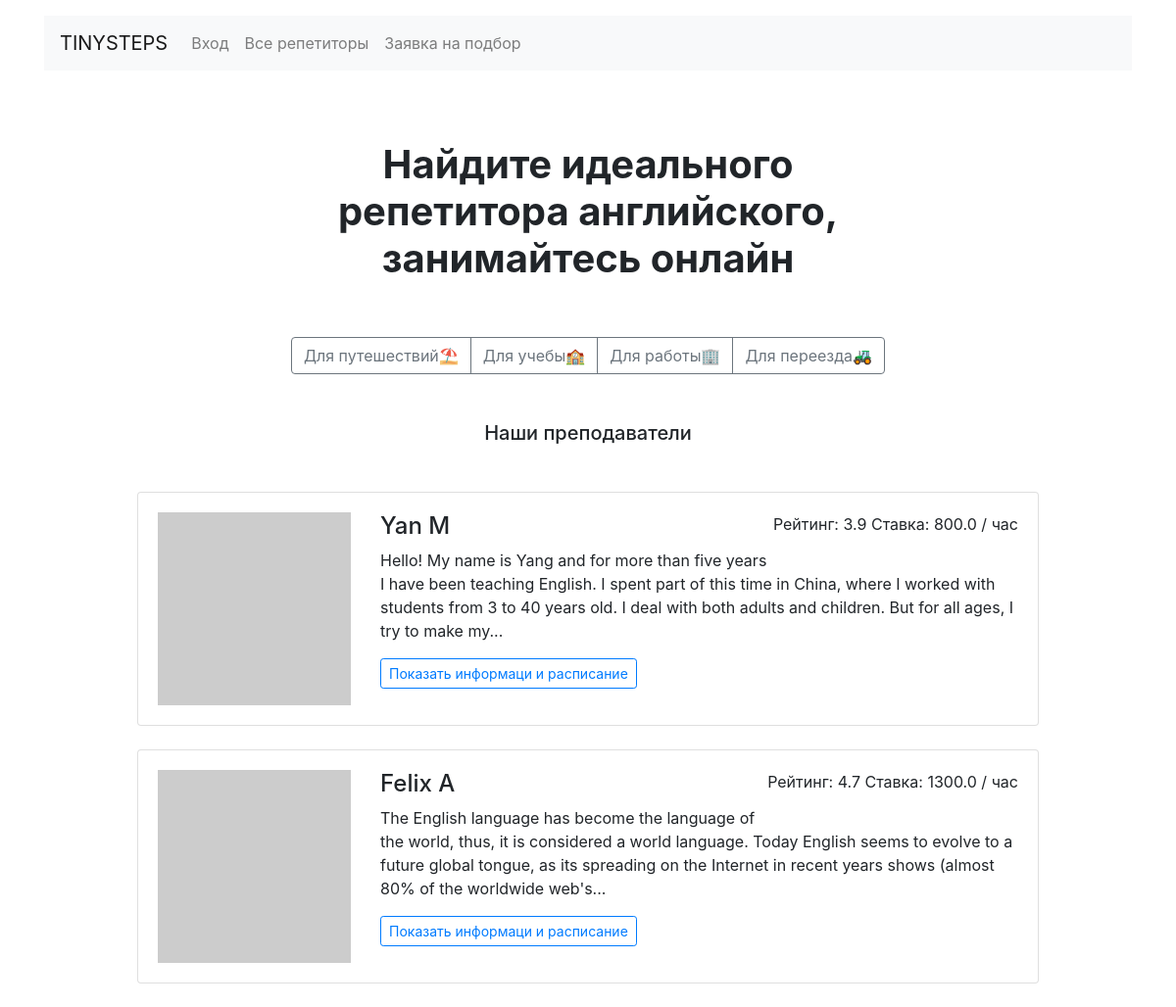
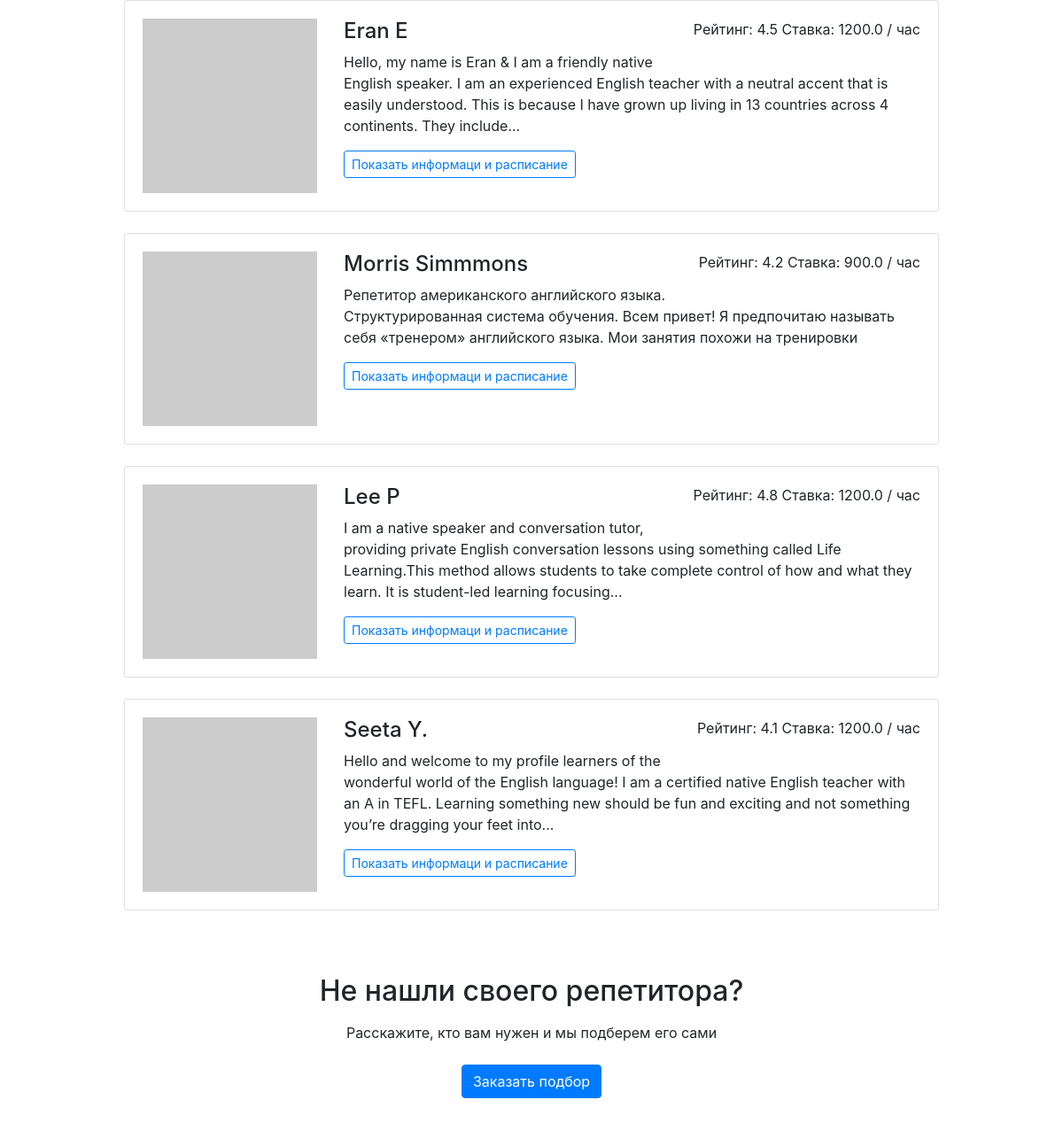
The page / on the database its author committed (2 pictures, top to bottom).
### example/models.py (models this page shows)
class Goals(db.Model):
    __tablename__ = 'goal'
    id = db.Column(db.Integer, primary_key=True)
    key = db.Column(db.String, nullable=False)
    value = db.Column(db.String, nullable=False)
    icon = db.Column(db.String, nullable=False)
    teachers = db.relationship('Teachers',
                               secondary=goals_teachers_associations,
                               back_populates='goals',
                               order_by=Teachers.price.desc()
                               )

class Teachers(db.Model):
    __tablename__ = 'teacher'
    id = db.Column(db.Integer, primary_key=True)
    name = db.Column(db.String(50), nullable=False)
    about = db.Column(db.Text, nullable=False)
    rating = db.Column(db.Float, nullable=False)
    picture = db.Column(db.String, nullable=False)
    price = db.Column(db.Float, nullable=False)
    goals = db.relationship('Goals',
                            secondary=goals_teachers_associations,
                            back_populates='teachers',
                            )
    free = db.Column(JSON)
    bookings = db.relationship('Bookings', back_populates='teacher')

### example/views.py (the view)
@app.route('/')
def index():
    goal = open_goals()
    teachers = get_teachers()
    return render_template('index.html',
                           goals=goal,
                           name_goal=list(goal),
                           teachers=random.sample(teachers, k=6),
                           title=f'{NAME_SITE} - Главная')

### example/views.py (called while the page is built)
def open_goals():
    get_goal = Goals.query.order_by(Goals.id).all()
    return get_goal

def get_teachers():
    teachers = Teachers.query.order_by(Teachers.id).all()
    return teachers

### example/templates/index.html
{% extends 'base.html' %}
{% block body %}
  <main class="container mt-3 mb-5">
    <section>
    <h1 class="h1 text-center mx-auto mt-4 py-5"><strong>Найдите идеального <br>репетитора английского, <br>занимайтесь онлайн</strong></h1>
    <div class="text-center mb-5">
      <div class="btn-group mx-auto mb-0" role="group" aria-label="Basic example">
        {% for goal in goals %}
          <a href="{{ url_for('goals', goal=goal.key) }}" class="btn btn-outline-secondary">{{ goal.value }}{{ goal.icon }}</a>
        {% endfor %}
      </div>
    </div>
    <h2 class="h5 text-center mb-5">Наши преподаватели</h2>
    <div class="row">
      <div class="col-12 col-lg-10 offset-lg-1 m-auto">
        {% for teacher in teachers %}
          <div class="card mb-4">
            <div class="card-body">
              <div class="row">
                <div class="col-3"><img src="{{ teacher.picture }}" class="img-fluid" alt=""></div>
                <div class="col-9">
                  <p class="float-right">Рейтинг: {{ teacher.rating }} Ставка: {{ teacher.price }} / час</p>
                  <h2 class="h4">{{ teacher.name }}</h2>
                  <p>{{ teacher.about|truncate(250) }}</p>
                  <a href="{{ url_for('profile_teacher', id=teacher['id']) }}" class="btn btn-outline-primary btn-sm mr-3 mb-2">Показать информаци и расписание</a>
                </div>
              </div>
            </div>
          </div>
        {% endfor %}
      </div>
    </div>
    <h2 class="text-center mt-5 mb-3">Не нашли своего репетитора?</h2>
    <p class="text-center mb-4">Расскажите, кто вам нужен и мы подберем его сами</p>
    <div class="text-center pb-5">
        <a href="{{ url_for('request_view') }}" class="btn btn-primary">Заказать подбор</a>
    </div>
    </section>
  </main>
{% endblock %}

### example/templates/base.html (shortened to what this page needs)
<!doctype html>
<html lang="ru">
<head>
    <link rel="stylesheet" href="https://stackpath.bootstrapcdn.com/bootstrap/4.3.1/css/bootstrap.min.css">
</head>
<body>
 <header class="container mt-3">
    <nav class="navbar navbar-expand-lg navbar-light bg-light">
      <a class="navbar-brand" href=" {{ url_for('index') }}">TINYSTEPS</a>
      <div class="collapse navbar-collapse" id="navbarNav">
        <ul class="navbar-nav">
          <li class="nav-item {% if request.path == url_for('auth') %} active {% endif %}">
            <a class="nav-link" href="{{ url_for('auth') }}">Вход</a>
          </li>
          <li class="nav-item {% if request.path == url_for('all_teachers') %}active{% endif %}">
            <a class="nav-link" href="{{ url_for('all_teachers') }}">Все репетиторы</a>
          </li>
          <li class="nav-item {% if request.path == url_for('request_view') %} active {% endif %}">
            <a class="nav-link" href="{{ url_for('request_view') }}">Заявка на подбор</a>
          </li>
        </ul>
      </div>
    </nav>
  </header>
{% block body %}{% endblock %}
</body>
</html>

### rows shown on the page
Goals: value "Для путешествий", icon "⛱"
Goals: value "Для учебы", icon "🏫"
Goals: value "Для работы", icon "🏢"
Goals: value "Для переезда", icon "🚜"
Teachers: rating "3.9", price "800.0", name "Yan M", about "Hello! My name is Yang and for more than five years I have been teaching English. I spent part of this time in China, where I worked with students from 3 to 40 years old. I deal with both adults and children. But for all ages, I try to make my..."
Teachers: rating "4.7", price "1300.0", name "Felix A", about "The English language has become the language of the world, thus, it is considered a world language. Today English seems to evolve to a future global tongue, as its spreading on the Internet in recent years shows (almost 80% of the worldwide web's..."
Teachers: rating "4.5", price "1200.0", name "Eran E", about "Hello, my name is Eran & I am a friendly native English speaker. I am an experienced English teacher with a neutral accent that is easily understood. This is because I have grown up living in 13 countries across 4 continents. They include..."
Teachers: rating "4.2", price "900.0", name "Morris Simmmons", about "Репетитор американского английского языка. Структурированная система обучения. Всем привет! Я предпочитаю называть себя «тренером» английского языка. Мои занятия похожи на тренировки"
Teachers: rating "4.8", price "1200.0", name "Lee P", about "I am a native speaker and conversation tutor, providing private English conversation lessons using something called Life Learning.This method allows students to take complete control of how and what they learn. It is student-led learning focusing..."
Teachers: rating "4.1", price "1200.0", name "Seeta Y.", about "Hello and welcome to my profile learners of the wonderful world of the English language! I am a certified native English teacher with an A in TEFL. Learning something new should be fun and exciting and not something you’re dragging your feet into..."
